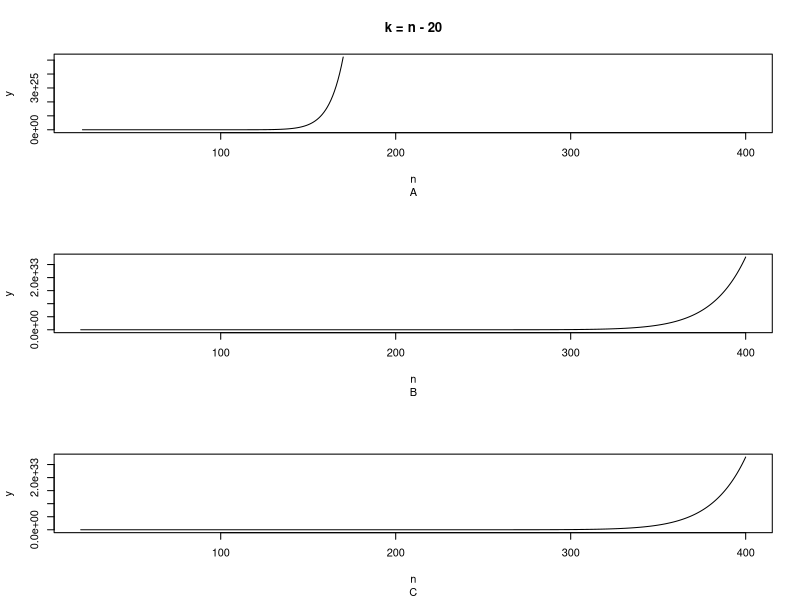
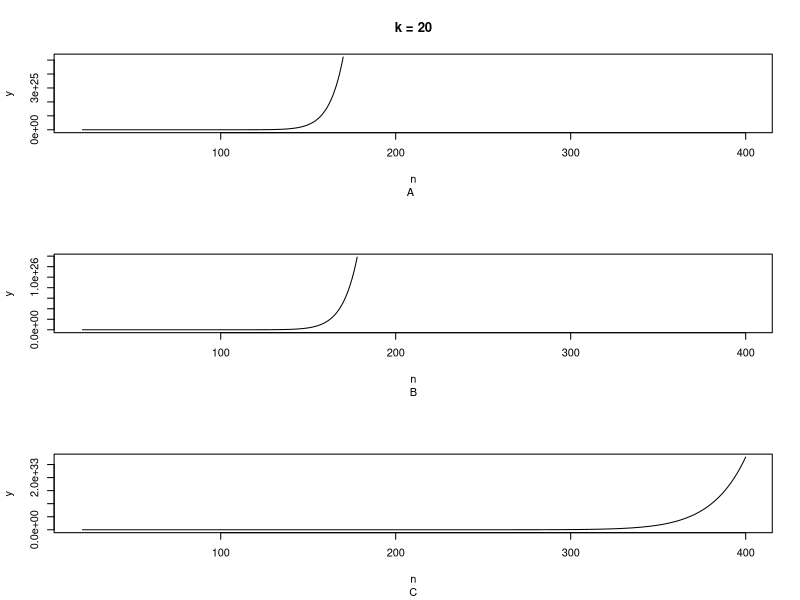

Here is the R script that generated these plots, in order:
## ---- chunk 1
knitr::opts_chunk$set(echo = TRUE)
## ---- chunk 2
#1.2
# all.equal.numeric() and isTRUE() function
x1 <- 1/3
x2 <- 1/4
if (isTRUE(all.equal.numeric(x1-x2, 1/12))) {
  print ("Subtraction is correct" )
} else {
  print ("Subtraction is wrong")
}
## ---- chunk 3
deriv <- function(x){
  e <- 10^(-15)
  derivative <- ((x+e)-x)/e
  return(derivative)
}

## ---- chunk 4
deriv(1)
## ---- chunk 5
deriv(100000)
## ---- chunk 6
n <- 1000
k <- 800
prod(1:n) / (prod(1:k) * prod(1:(n-k)))
prod((k+1):n) / prod(1:(n-k))
prod(((k+1):n) / (1:(n-k)))
## ---- chunk 7
#n <- c(20:100)

calc1 <- function(n,k){
k <- n - k
 return(prod(1:n) / (prod(1:k) * prod(1:(n-k)))) 
}
calc2 <- function(n,k){
  k <- n - k
 return(prod((k+1):n) / prod(1:(n-k))) 
}
calc3 <- function(n,k){
  k <- n - k
 return(prod(((k+1):n) / (1:(n-k)))) 
}

n <- c(20:400)
k <- 20

y <-  sapply(n, calc1, k = k)
y2 <-  sapply(n, calc2, k = k)
y3 <-  sapply(n, calc3, k = k)
par(mfrow=c(3,1))
plot(n,y, type = "l", main = "k = n - 20", sub =  "A"  , ylab = "y")
plot(n,y2, type = "l", sub =  "B" , ylab = "y")
plot(n, y3, type = "l", sub =  "C" , ylab = "y")
## ---- chunk 8
calc1 <- function(n,k){
 return(prod(1:n) / (prod(1:k) * prod(1:(n-k)))) 
}
calc2 <- function(n,k){
 return(prod((k+1):n) / prod(1:(n-k))) 
}
calc3 <- function(n,k){
 return(prod(((k+1):n) / (1:(n-k)))) 
}

n <- c(20:400)
k <- 20

y <-  sapply(n, calc1, k = k)
y2 <-  sapply(n, calc2, k = k)
y3 <-  sapply(n, calc3, k = k)
par(mfrow=c(3,1))

plot(n,y, type = "l", main = "k = 20", sub =  "A  " , ylab = "y")
plot(n,y2, type = "l", sub = "B", ylab = "y")
plot(n, y3, type = "l", sub = "C", ylab = "y")

